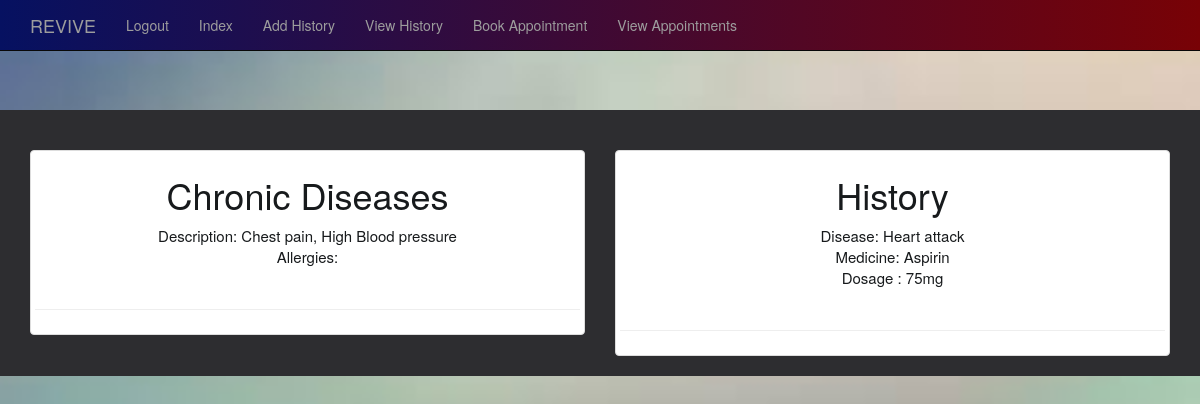
The app's page /viewhistory (signed in) with its own data.
### app.py (models this page shows)
class History(db.Model):
    id = db.Column(db.Integer, primary_key=True)
    desc = db.Column(db.String(50))
    allergy = db.Column(db.String(50))
    date_created = db.Column(db.DateTime, default=datetime.utcnow)
    created_by = db.Column(db.Integer, db.ForeignKey('patient.id'))

class Medication(db.Model):
    id = db.Column(db.Integer, primary_key=True)
    disease = db.Column(db.String(25))
    med = db.Column(db.String(15))
    dos = db.Column(db.String(20))
    created_by = db.Column(db.Integer, db.ForeignKey('patient.id'))

### app.py (the view)
@app.route('/viewhistory')
def viewhistory():
    id = session['patient']
    print(id)
    diseases = History.query.filter_by(created_by=id).all()
    medicines = Medication.query.filter_by(created_by=id).all()
    return render_template('viewhistory.html', diseases=diseases, medicines=medicines)

### templates/viewhistory.html (shortened to what this page needs)
{% extends 'pbase.html' %}
{% block body %}
<!DOCTYPE html>
<html lang="en">
<head>
    <link rel="stylesheet" href="https://maxcdn.bootstrapcdn.com/bootstrap/3.4.1/css/bootstrap.min.css">
</head>
<body>
  <br><br>
<div class="bg-1">
  <br><br>
  <div class="container">
    <div class="row text-center">
      <div class="col-sm-6">
        <div class="thumbnail" style="text-decoration:none !important; color:#171a1c !important; font-size:15px">
            <h1> Chronic Diseases</h1>
            {% for h in  diseases %}
            Description: {{h.desc}}<br>
            Allergies: {{h.allergy}}
            <br><br>
            <hr>
            {% endfor %}
        </div>
      </div>
      <div class="col-sm-6" >
        <div class="thumbnail" style="text-decoration:none !important; color:#171a1c !important; font-size:15px">
         <h1> History</h1>
         {% for h in medicines %}
          Disease: {{h.disease}}<br>
          Medicine: {{h.med}}<br>
          Dosage : {{h.dos}}
          <br><br>
          <hr>
          {% endfor %}
        </div>
      </div>
    </div>
  </div>
</div>
</body>
</html>
{% endblock %}

### templates/pbase.html (style rules this page uses)
body { background: url('/static/bg1.jpg'); background-repeat: no-repeat; background-size: cover; }

### templates/viewhistory.html (style rules this page uses)
.bg-1 { background: #2d2d30; color: #bdbdbd; }

### records on screen
History: desc "Chest pain, High Blood pressure"
Medication: disease "Heart attack", med "Aspirin", dos "75mg"
